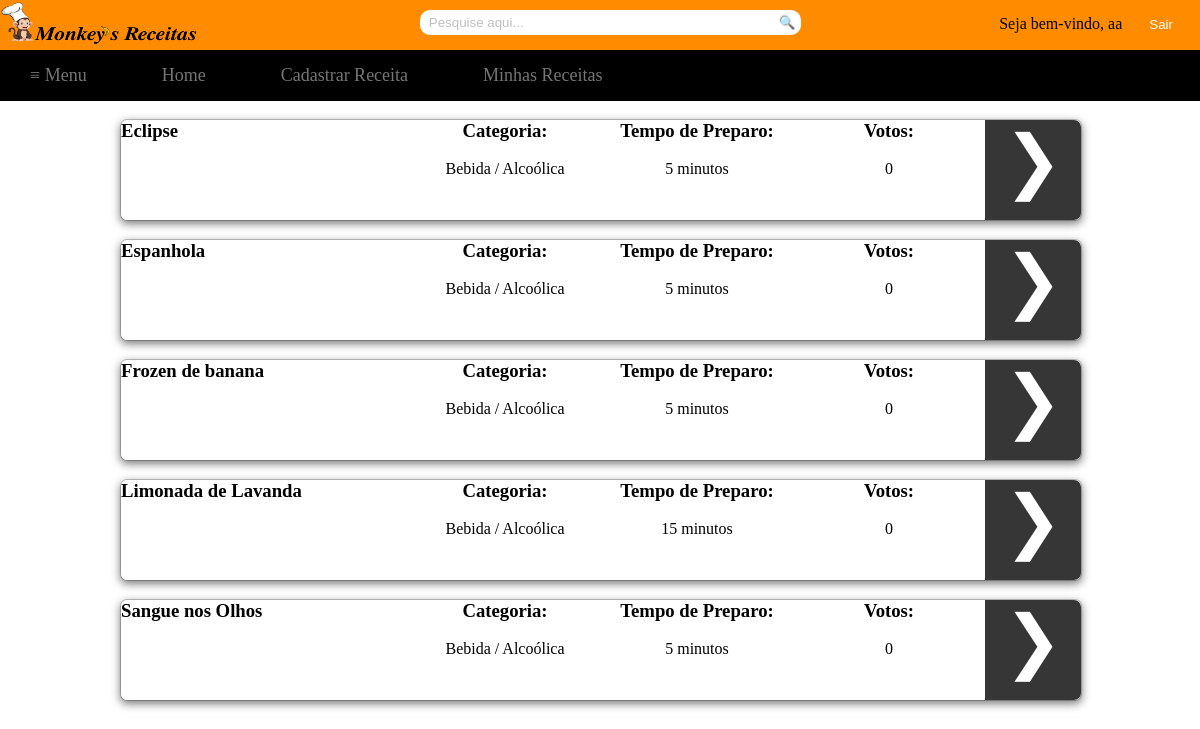
Screenshot of /tex4/Recipes/alcoolica.php (signed in) with the database file from the repository.
### tables this page shows
CREATE TABLE `receita` (
  `codReceita` int(11) NOT NULL,
  `nomeReceita` varchar(255) DEFAULT NULL,
  `ingredientes` text,
  `modoPreparo` text,
  `codCategoria` int(11) DEFAULT NULL,
  `codTempo` int(11) DEFAULT NULL,
  `codUsuario` int(11) DEFAULT NULL,
  `totalVotos` int(11) NOT NULL
);

CREATE TABLE `tempo` (
  `codTempo` int(11) NOT NULL,
  `descTempo` varchar(255) DEFAULT NULL
);

### tex4/Recipes/alcoolica.php (the view, shortened to what this page needs)
<html>
	<head>
		<link rel="stylesheet" type="text/css" href="../Style/style.css">
		<link rel="stylesheet" type="text/css" href="../Style/receitas.css">
	</head>
	<body>
		<div id="container">
			<div id="topbar">
				<?php
					if(!empty($_COOKIE['login']))
					{
						$name=$_COOKIE['login'];
						echo "<div id='sair'><input type='button' value='Sair' name='sair' onclick='location.href=&quot;../logout.php&quot;'/></div>";
						echo "<div id='bem-vindo'>Seja bem-vindo, $name</div>";
					}
					else
					{
						echo "<div id='btn2'><input type='button' value='Cadastrar' name='modal' href='#dialog2'/></div> ";
						echo "<div id='btn'><input type='button' value='Entrar' href='#dialog1' name='modal' /></div>";
					}
				?>
				<div>
					<img src="../Image/logoComLetra.png" style="float: left; left: 0; margin-top: -7; height: 57px; width: 200px; " />
				</div>
				<div id="search">
					<form method="post" action="../pesquisa.php">
						<div>
							<input type="search" class="searchbox" name="pesquisa" placeholder="  Pesquise aqui...">
							<a href="#">
								<button type="submit" name="submit" class="searchbox1">&#x1f50d;</button>
							</a>
						</div>
					</form>
				</div>
			</div>
			<div id="navbar">
				<?php
					if(!empty($_COOKIE['login']))
					{
						echo "<nav class='drop'>";
						echo "	<ul class='drop1'>";
						echo "	    <li class='dropMain'>";
						echo "	        <a href='#'>&#8801; Menu</a>";
						echo "	    </li>";
						echo "		<li class='dropMain'>";
						echo "	        <a href='../index.php'>Home</a>";
						echo "	    </li>";
						echo "	    <li class='dropMain'>";
						echo "	        <a href='../receita.php'>Cadastrar Receita</a>";
						echo "	    </li>";
						echo "	    <li class='dropMain'>";
						echo "	        <a href='../viewReceitasCadastrado.php'>Minhas Receitas</a>";
						echo "	    </li>";
						echo "	</ul>";
						echo "</nav>";
					}
				?>
			</div>
			<div id="main">
				<div id="column_left">
				</div>
				<div id="column_center">
					<?php
						include('../includes/conn.php');
						$query1=mysqli_query($conn,"SELECT codReceita, nomeReceita, totalVotos FROM receita WHERE codCategoria LIKE 3 ORDER BY totalVotos desc, nomeReceita asc  LIMIT 5; ");
						while($query2=mysqli_fetch_array($query1))
						{
							echo "<br /><div id='box'>";
							echo "<div id='left'><h3>".$query2['nomeReceita']."</h3></div>";
							$sql = "SELECT categoria.descCategoria FROM categoria, receita WHERE categoria.codCategoria=receita.codCategoria AND codReceita LIKE ".$query2['codReceita'].";";
							$result = mysqli_query($conn,$sql);
							while ($row = mysqli_fetch_array($result))
							{
								echo "<div id='center1'><center><h3>Categoria:</h3><br />".$row['descCategoria']."</center></div>";
							}
							$sql = "SELECT tempo.descTempo FROM tempo, receita WHERE tempo.codTempo=receita.codTempo AND codReceita LIKE ".$query2['codReceita'].";";
							$result = mysqli_query($conn,$sql);
							while ($row = mysqli_fetch_array($result))
							{
								echo "<div id='center2'><center><h3>Tempo de Preparo:</h3><br />".$row['descTempo']."</center></div>";
							}
							echo "<div id='center3'><center><h3>Votos:</h3><br />".$query2['totalVotos']."</center></div>";
							echo "<div id='right'><center><a class='visualizar' value='&#10095;' href='../visualizar.php?codReceita=".$query2['codReceita']."'>&#10095;</a></center></div>";
							echo "</div>";
						}
					?>
				</div>
				<div id="column_right">
				</div>
			</div>
		</div>
	</body>
</html>

### tex4/Style/style.css (style rules this page uses)
* { margin: 0px; padding: 0px; }
html, body { height:100%; }
#container { margin: 0; width: 100%; height: 100%; }
#topbar { margin: 0; width: 100%; height: 50px; background: #FF8C00; }
#navbar { margin: 0; width: 100%; }
#main { margin: auto; width: 100%; height: 590px; }
#main #column_left { float: left; left: 0; width: 10%; height: 100%; }
#main #column_center { float: left; left: 0; width: 80%; height: 100%; max-height: 100%; }
#main #column_right { float: right; right: 0; width: 10%; height: 100%; }
input::placeholder { color: #C0C0C0; }
#search { margin-right: 5px; text-align: center; }
#search .searchbox { width: 30%; height: 25px; border-radius: 10px 0px 0px 10px; outline: thin dotted; outline: 0px auto -webkit-focus-ring-color; outline-offset: 0px; border: 1px solid white; margin-top: 10px; border-right: none; }
#search .searchbox1 { cursor: pointer; outline: thin dotted; outline: 0px auto -webkit-focus-ring-color; outline-offset: 0px; height: 25px; margin-top: 10px; position: absolute; background: white; border: 1px solid white; border-left: none; border-radius: 0px 10px 10px 0px; padding-right: 4.2px; }
#navbar .drop { margin-top: 0 auto; text-align: center; }
#navbar .drop .drop1 { font-size: 18px; background: #000; padding: 0px; list-style: none; position: relative; display: block; }
#navbar .drop .drop1:after { content: ""; clear: both; display: block; }
#navbar .drop .drop1 .dropMain { float: left; left: 0; padding: 15px 15px 15px 0px; }
#navbar .drop .drop1 .dropMain a { margin-top: 0px; display: block; padding: 0px 30px; color: #757575; text-decoration: none; }
#bem-vindo { float: right; margin-top: 15px; margin-right: 7px; }
#sair input[type="button"] { cursor: pointer; float: right; color: #F0FFFF; border-radius: 20px; padding: 7px 20px 7px 20px; margin-top: 10px; margin-right: 7px; text-align: center; outline: thin dotted; outline: 0px auto -webkit-focus-ring-color; outline-offset: 0px; border: 0px; background: #FF8C00; }

### tex4/Style/receitas.css (style rules this page uses)
#box { position:relative; background-color: #FFF; -webkit-background-clip:padding-box; background-clip:padding-box; border:1px solid #999; border:1px solid rgba(0,0,0,.2); border-radius:7px; outline:0; -webkit-box-shadow:0 3px 9px rgba(0,0,0,.5); box-shadow:0 3px 9px rgba(0,0,0,.5); height: 100px; width: 100%; }
#box #left { float: left; left: 0; width: 30%; }
#box #center1 { float: left; left: 0; width: 20%; }
#box #center2 { float: left; left: 0; width: 20%; }
#box #center3 { float: left; left: 0; width: 20%; }
#box #right { float: right; right: 0; width: 10%; height: 100%; background: #363636; border-top-right-radius: 7px; border-bottom-right-radius: 7px; }
#box #right .visualizar { color: white; font-size: 70px; outline: thin dotted; outline: 0px auto -webkit-focus-ring-color; outline-offset: 0px; }
a.visualizar:link { text-decoration: none; }

### rows the page displays
receita: nomeReceita "Eclipse", descCategoria "Bebida / Alcoólica", totalVotos "0"
tempo: descTempo "5 minutos"
receita: nomeReceita "Espanhola", descCategoria "Bebida / Alcoólica", totalVotos "0"
receita: nomeReceita "Frozen de banana", descCategoria "Bebida / Alcoólica", totalVotos "0"
receita: nomeReceita "Limonada de Lavanda", descCategoria "Bebida / Alcoólica", totalVotos "0"
tempo: descTempo "15 minutos"
receita: nomeReceita "Sangue nos Olhos", descCategoria "Bebida / Alcoólica", totalVotos "0"

### other values shown
$name "aa"
